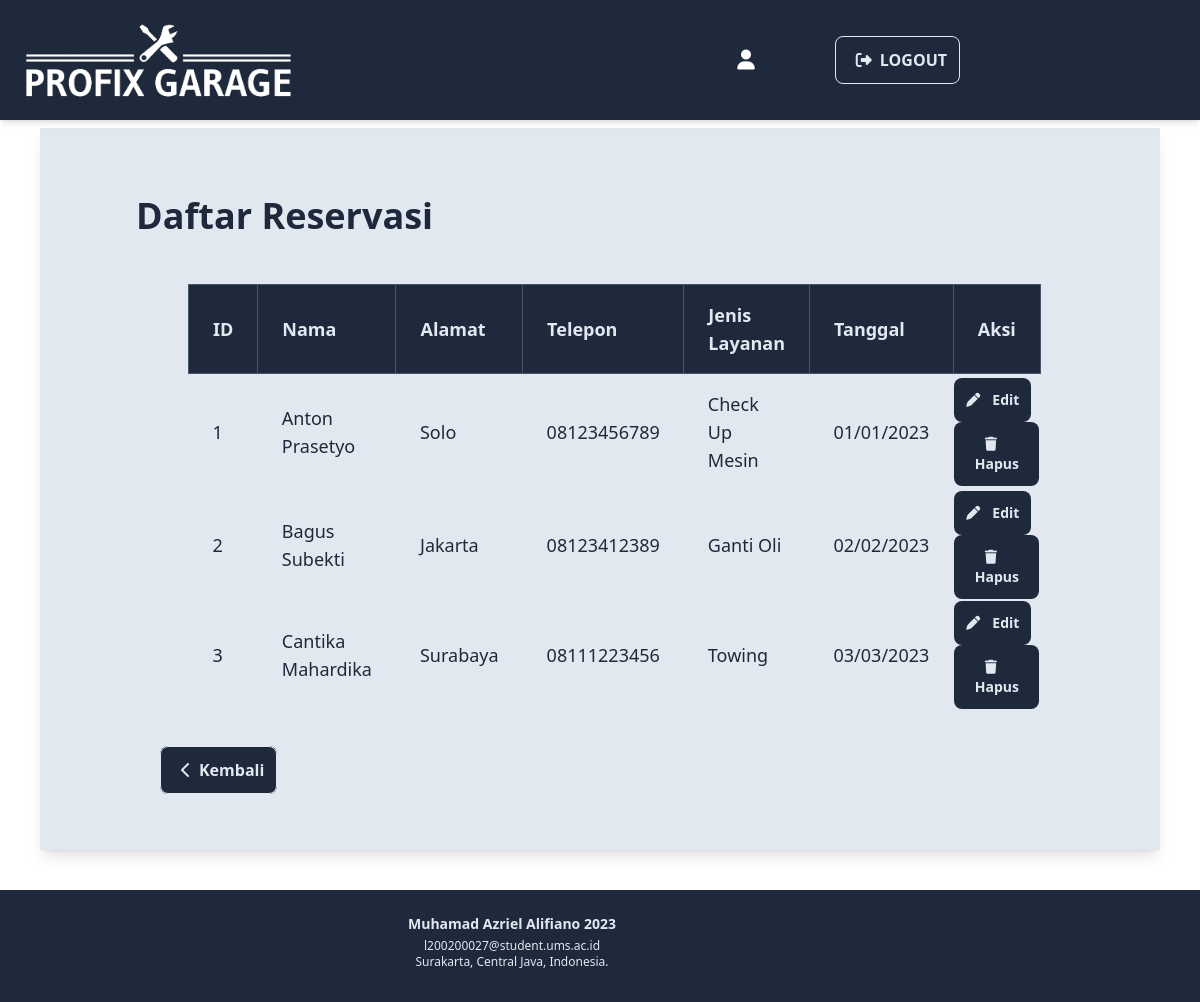
/display_reservasi.php, run on the app's committed database.
### tables this page shows
CREATE TABLE `transaksi2` (
  `id` int(11) NOT NULL,
  `nama` varchar(100) NOT NULL,
  `alamat` varchar(100) NOT NULL,
  `telepon` varchar(100) NOT NULL,
  `id_layanan` int(10) NOT NULL,
  `tanggal` varchar(20) NOT NULL
);

CREATE TABLE `jenis_layanan` (
  `id_layanan` int(10) NOT NULL,
  `nama_layanan` varchar(100) NOT NULL
);

### display_reservasi.php (the view, shortened to what this page needs)
<?php
$con = mysqli_connect('localhost', 'root', '', 'car_service');
?>
<!doctype html>
<html>
<head>
    <script src="https://cdn.tailwindcss.com"></script>
    <link rel="stylesheet" href="https://cdnjs.cloudflare.com/ajax/libs/font-awesome/6.4.0/css/all.min.css" />
</head>
<body>
    <div>
        <header id="header" class="bg-slate-800 shadow-md fixed top-0 left-0 w-full flex items-center z-10">
            <div class="container">
                <div class="flex items-center justify-between relative">
                    <div class="items-center p-5">
                        <a href="#"><img src="logo2.png" alt="" class="object-cover h-20"></a>
                    </div>
                    <div class="flex items-center p-5">
                        <div class="flex mx-6 text-xl font-semibold text-slate-200 rounded-lg items-center">
                            <i class="fas fa-user text-white px-3"></i>
                        </div>
                        <div class="items-center p-5">
                            <a href="logout.php" class="mx-6 font-semibold text-slate-200 border border-slate-200  hover:text-slate-800 duration-500 hover:bg-slate-200 p-3 rounded-lg"><i class="fa fa-right-from-bracket px-2"></i>LOGOUT</a>
                        </div>
                    </div>
                </div>
            </div>
        </header>
        <section id="container" class="h-fit shadow-lg m-10 pt-[28px] pb-12 bg-slate-200 mt-32">
            <div class="max-w-xl ml-24 pt-10  mb-5">
                <h1 class="font-bold text-4xl text-slate-800 mb-2 text-left">Daftar Reservasi</h1>
            </div>
            <div class="flex flex-col my-5 mx-32 p-5">
                <div class="overflow-x-auto sm:-mx-6 lg:-mx-8">
                    <div class="inline-block min-w-full py-2 sm:px-6 lg:px-8">
                        <div class="overflow-hidden">
                            <table class="border-collapse min-w-full text-left text-sm font-light">
                                <thead class="border-b font-medium">
                                    <tr>
                                        <th scope="col" class="px-6 py-4 border border-slate-600 bg-slate-800 text-slate-200 text-lg">ID</th>
                                        <th scope="col" class="px-6 py-4 border border-slate-600 bg-slate-800 text-slate-200 text-lg">Nama</th>
                                        <th scope="col" class="px-6 py-4 border border-slate-600 bg-slate-800 text-slate-200 text-lg">Alamat</th>
                                        <th scope="col" class="px-6 py-4 border border-slate-600 bg-slate-800 text-slate-200 text-lg">Telepon</th>
                                        <th scope="col" class="px-6 py-4 border border-slate-600 bg-slate-800 text-slate-200 text-lg">Jenis Layanan</th>
                                        <th scope="col" class="px-6 py-4 border border-slate-600 bg-slate-800 text-slate-200 text-lg">Tanggal</th>
                                        <th scope="col" class="px-6 py-4 border border-slate-600 bg-slate-800 text-slate-200 text-lg">Aksi</th>
                                    </tr>
                                </thead>
                                <tbody>
                                    <?php
                                    $cari = "SELECT transaksi2.*, jenis_layanan.nama_layanan  FROM transaksi2 JOIN jenis_layanan ON transaksi2.id_layanan = jenis_layanan.id_layanan";
                                    $hasil_cari = mysqli_query($con, $cari);
                                    while ($data = mysqli_fetch_row($hasil_cari)) {
                                        echo "
                                    <tr>
                                        <td scope='col' class='px-6 py-4 border-slate-600 bg-slate-200 font-medium text-lg text-slate-800'>$data[0]</td>
                                        <td scope='col' class='px-6 py-4 border-slate-600 bg-slate-200 font-medium text-lg text-slate-800'>$data[1]</td>
                                        <td scope='col' class='px-6 py-4 border-slate-600 bg-slate-200 font-medium text-lg text-slate-800'>$data[2]</td>
                                        <td scope='col' class='px-6 py-4 border-slate-600 bg-slate-200 font-medium text-lg text-slate-800'>$data[3]</td>
                                        <td scope='col' class='px-6 py-4 border-slate-600 bg-slate-200 font-medium text-lg text-slate-800'>$data[6]</td>
                                        <td scope='col' class='px-6 py-4 border-slate-600 bg-slate-200 font-medium text-lg text-slate-800'>$data[5]</td>
                                        <td width='15%' align='start'>
                                            <button class='font-semibold text-slate-200 bg-slate-800 p-3 rounded-lg'><a href='update.php?id=$data[0]'><i class='fas fa-pen pr-3'></i>Edit</a></button>
                                            <button class='font-semibold text-slate-200 bg-slate-800 p-3 rounded-lg'><a href='delete.php?id=$data[0]' onclick='myConfirm()'><i class='fas fa-trash pr-3'></i>Hapus</a></button>
                                        </td>
                                    </tr>";
                                    }
                                    ?>
                                </tbody>
                            </table>
                        </div>
                    </div>
                </div>
            </div>
            <div class="max-w-xl ml-24 mb-5">
                <a href="halaman_admin1.php" class="mx-6 items-center font-semibold bg-slate-800 text-slate-200 border border-slate-200  hover:text-slate-200 duration-500 hover:bg-slate-600 p-3 rounded-lg"><i class="fas fa-chevron-left px-2"></i>Kembali</a>
            </div>
        </section>
    </div>
    <footer id="footer" class="bg-slate-800 pt-6 pb-6">
        <div class="container">
            <div class="flex flex-wrap">
                <div class="w-full px-4 mb-2 text-slate-200 font-medium text-center text-xs">
                    <h3 class="font-bold text-sm text-center text-slate-200 mb-1"> Muhamad Azriel Alifiano 2023</h3>
                    <p>l200200027@student.ums.ac.id</p>
                    <p>Surakarta, Central Java, Indonesia.</p>
                </div>
            </div>
        </div>
    </footer>
</body>
</html>

### display_reservasi.php (style rules this page uses)
body { background-image: url('https://vinsautogroup.com.sg/wp-content/uploads/2021/07/002-VAuG-0014-Z7-scaled.jpg'); background-size: cover; }

### data on the page
transaksi2: id "1", nama "Anton Prasetyo", alamat "Solo", telepon "08123456789", id_layanan.nama_layanan "Check Up Mesin", tanggal "01/01/2023"
transaksi2: id "2", nama "Bagus Subekti", alamat "Jakarta", telepon "08123412389", id_layanan.nama_layanan "Ganti Oli", tanggal "02/02/2023"
transaksi2: id "3", nama "Cantika Mahardika", alamat "Surabaya", telepon "08111223456", id_layanan.nama_layanan "Towing", tanggal "03/03/2023"
